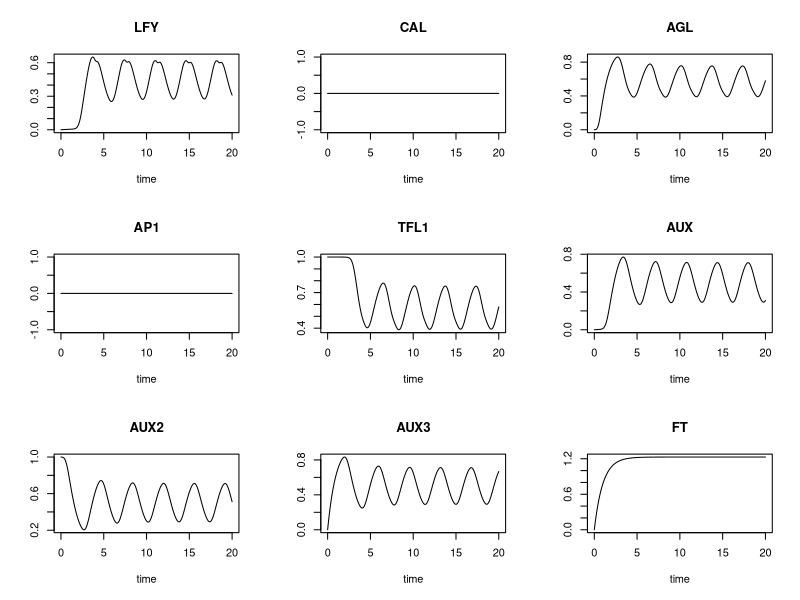

This figure's R source:
#!/usr/var/env Rscript

library(deSolve)

parameters = c(h = 10, h2=1,lambda = 1, lambda2=1)

state = c(LFY=0,CAL=0,AGL=0,AP1=0,TFL1=1,AUX=0,AUX2=1,AUX3=0,FT=0)

network=function(t, state, parameters) {
	with(as.list(c(state, parameters)),{
	     #node inputs
		 w_LFY = max(min(AGL,AUX),min(FT,AUX,1-TFL1),min(AP1,AUX),CAL)
		 w_CAL = LFY
		 w_AGL = min(1-LFY,1-AP1,FT)  
		 w_AP1 = max(LFY,max(FT,1-TFL1),CAL)
	     w_TFL1 = min(1-AP1,1-LFY)
		 w_AUX = 1-AUX2
		 w_AUX2 = 1-AUX3
		 w_AUX3 = 1-AUX
		 w_FT = 1
						
	     #rates of change
		 dLFY = ((-exp(0.5*h)+exp(-h*(w_LFY)))/((1-exp(0.5*h))*(1+exp(-h*(w_LFY-0.5)))))-(lambda*LFY)
	     dCAL = 0
	     dAGL = ((-exp(0.5*h)+exp(-h*(w_AGL)))/((1-exp(0.5*h))*(1+exp(-h*(w_AGL-0.5)))))-(lambda*AGL)
		 dAP1 = 0
		 dTFL1 = ((-exp(0.5*h)+exp(-h*(w_TFL1)))/((1-exp(0.5*h))*(1+exp(-h*(w_TFL1-0.5)))))-(lambda*TFL1)
		 dAUX = ((-exp(0.5*h)+exp(-h*(w_AUX)))/((1-exp(0.5*h))*(1+exp(-h*(w_AUX-0.5)))))-(lambda*AUX)
		 dAUX2 = ((-exp(0.5*h)+exp(-h*(w_AUX2)))/((1-exp(0.5*h))*(1+exp(-h*(w_AUX2-0.5)))))-(lambda*AUX2)
		 dAUX3 = ((-exp(0.5*h)+exp(-h*(w_AUX3)))/((1-exp(0.5*h))*(1+exp(-h*(w_AUX3-0.5)))))-(lambda*AUX3)
		 dFT = ((-exp(0.5*h2)+exp(-h2*(w_FT)))/((1-exp(0.5*h2))*(1+exp(-h2*(w_FT-0.5)))))-(lambda*FT)
		 
		 # return the rate of change
		 list(c(dLFY, dCAL, dAGL, dAP1, dTFL1, dAUX, dAUX2, dAUX3, dFT))
	})
}

times =seq(0,20,by=0.01)

out = ode(y=state,times=times,func=network,parms=parameters)

out

plot(out)
